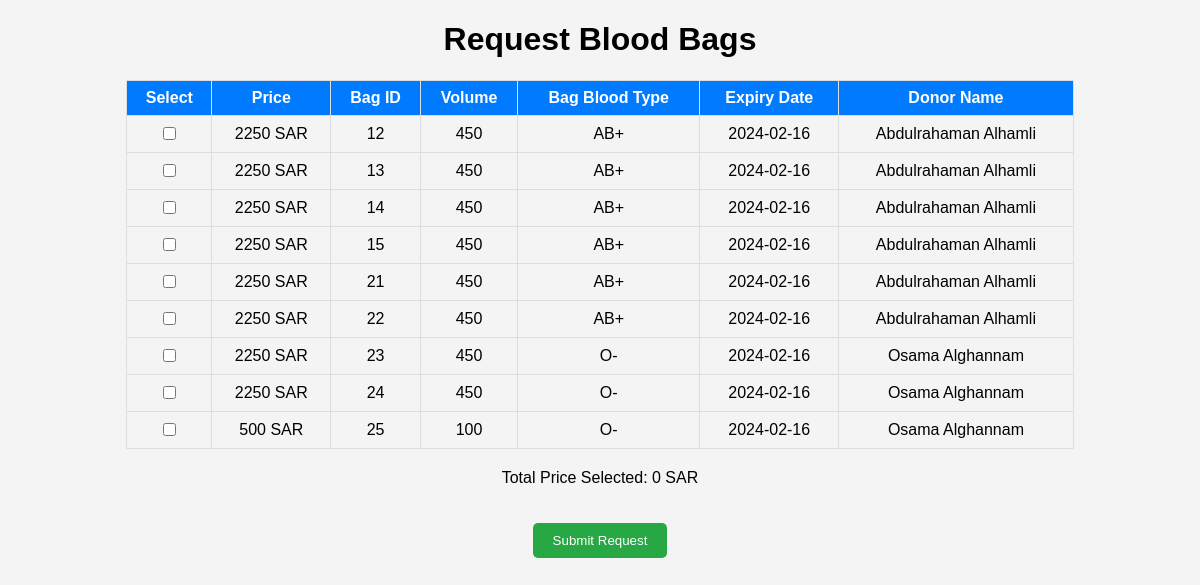
The page /request_blood (signed in) on the database its author committed.
### tables this page shows
CREATE TABLE "Blood_Bag" (
	"Blood_Bag_ID"	INTEGER,
	"Volume"	INTEGER,
	"Blood_Type_ID"	INTEGER,
	"Expiry_Date"	TEXT,
	"Donor_ID"	INTEGER,
	"Is_Valid"	INTEGER CHECK("Is_Valid" IN (0, 1)),
	"Pending_By"	TEXT DEFAULT NULL,
	PRIMARY KEY("Blood_Bag_ID"),
	FOREIGN KEY("Donor_ID") REFERENCES "User"("SSN")
);

CREATE TABLE "Blood_Type" (
	"Blood_Type_ID"	INTEGER,
	"Type"	TEXT,
	PRIMARY KEY("Blood_Type_ID")
);

CREATE TABLE "User" (
	"SSN"	INTEGER,
	"Name"	TEXT,
	"Email"	TEXT,
	"Password"	TEXT,
	"Address"	TEXT,
	"Medical_History"	TEXT DEFAULT NULL,
	"Contact_Number"	INTEGER,
	"Weight"	REAL,
	"Height"	INTEGER,
	"Date_Of_Birth"	TEXT,
	"Blood_Type"	INTEGER,
	"User_Type"	BLOB DEFAULT 'Patient',
	"Balance"	REAL DEFAULT 0,
	PRIMARY KEY("SSN" AUTOINCREMENT),
	FOREIGN KEY("Blood_Type") REFERENCES "Blood_Type"("Blood_Type_ID")
);

### app.py (the view)
@app.route('/request_blood', methods=['POST', 'GET'])
def request_blood():
    if request.method == 'POST':
        requested_bags = request.form.getlist('requested_bags')
        user_id = session.get('SSN')  # Ensure this is the correct session key for the user's ID
        for bag_id in requested_bags:
            db = get_db()
            db.execute('UPDATE Blood_Bag SET Pending_By = ? WHERE Blood_Bag_ID = ?', (user_id,bag_id,))
            db.commit()
        return redirect(url_for('patient_dashboard'))
    else:
        db = get_db()
        cur = db.execute(f"""SELECT bb.Blood_Bag_ID,
       bb.Volume,
       bt.Type AS Blood_Type_Name,
       bb.Expiry_Date,
       u.Name AS Donor_Name,
       (bb.Volume * 5) AS Price  -- Assuming $50 per unit volume
FROM Blood_Bag bb
JOIN Blood_Type bt ON bb.Blood_Type_ID = bt.Blood_Type_ID
JOIN User u ON bb.Donor_ID = u.SSN
JOIN Blood_Compatibility bc ON bt.Blood_Type_ID = bc.Donor_Type_ID
JOIN (
    SELECT Blood_Type FROM User WHERE SSN = {session.get('SSN')}
) AS user_bt ON bc.Recipient_Type_ID = user_bt.Blood_Type
WHERE bb.Expiry_Date > CURRENT_DATE AND bb.Is_Valid = 1 AND bb.Pending_By IS NULL;
""")
        blood_bags = cur.fetchall()
        return render_template('request_blood.html', blood_bags=blood_bags)

### app.py (called while the page is built)
def get_db():
    db = getattr(g, '_database', None)
    if db is None:
        db = g._database = sqlite3.connect(DATABASE)
    db.row_factory = sqlite3.Row
    return db

### templates/request_blood.html (shortened to what this page needs)
<!DOCTYPE html>
<html>
<head>
</head>
<body>
    <h1>Request Blood Bags</h1>
    <form method="POST" action="{{ url_for('request_blood') }}" onsubmit="return validateForm()">
        <table>
            <thead>
                <tr>
                    <th>Select</th>
                    <th>Price</th>
                    <th>Bag ID</th>
                    <th>Volume</th>
                    <th>Bag Blood Type</th>
                    <th>Expiry Date</th>
                    <th>Donor Name</th>
                </tr>
            </thead>
            <tbody>
                {% for bag in blood_bags %}
                <tr>
                    <td><input type="checkbox" name="requested_bags" value="{{ bag.Blood_Bag_ID }}"></td>
                    <td>{{ bag.Price }} SAR</td>
                    <td>{{ bag.Blood_Bag_ID }}</td>
                    <td>{{ bag.Volume }}</td>
                    <td>{{ bag.Blood_Type_Name}}</td>
                    <td>{{ bag.Expiry_Date}}</td>
                    <td>{{ bag.Donor_Name}}</td>
                </tr>
                {% endfor %}
            </tbody>
        </table>
        <p>Total Price Selected: <span id="total-price">0 SAR</span></p>
        <button type="submit" class="submit-button">Submit Request</button>
    </form>
</body>
</html>

### templates/request_blood.html (style rules this page uses)
body { font-family: Arial, sans-serif; background-color: #f4f4f4; text-align: center; }
table { width: 80%; margin: 20px auto; border-collapse: collapse; }
th, td { border: 1px solid #ddd; padding: 8px; }
th { background-color: #007bff; color: white; }
.submit-button { margin-top: 20px; padding: 10px 20px; background-color: #28a745; color: white; border: none; border-radius: 5px; cursor: pointer; }

### rows shown on the page
Blood_Bag: Price "2250", Blood_Bag_ID "12", Volume "450", Blood_Type_Name "AB+", Expiry_Date "2024-02-16", Donor_Name "Abdulrahaman Alhamli"
Blood_Bag: Price "2250", Blood_Bag_ID "13", Volume "450", Blood_Type_Name "AB+", Expiry_Date "2024-02-16", Donor_Name "Abdulrahaman Alhamli"
Blood_Bag: Price "2250", Blood_Bag_ID "14", Volume "450", Blood_Type_Name "AB+", Expiry_Date "2024-02-16", Donor_Name "Abdulrahaman Alhamli"
Blood_Bag: Price "2250", Blood_Bag_ID "15", Volume "450", Blood_Type_Name "AB+", Expiry_Date "2024-02-16", Donor_Name "Abdulrahaman Alhamli"
Blood_Bag: Price "2250", Blood_Bag_ID "21", Volume "450", Blood_Type_Name "AB+", Expiry_Date "2024-02-16", Donor_Name "Abdulrahaman Alhamli"
Blood_Bag: Price "2250", Blood_Bag_ID "22", Volume "450", Blood_Type_Name "AB+", Expiry_Date "2024-02-16", Donor_Name "Abdulrahaman Alhamli"
Blood_Bag: Price "2250", Blood_Bag_ID "23", Volume "450", Blood_Type_Name "O-", Expiry_Date "2024-02-16", Donor_Name "Osama Alghannam"
Blood_Bag: Price "2250", Blood_Bag_ID "24", Volume "450", Blood_Type_Name "O-", Expiry_Date "2024-02-16", Donor_Name "Osama Alghannam"
Blood_Bag: Price "500", Blood_Bag_ID "25", Volume "100", Blood_Type_Name "O-", Expiry_Date "2024-02-16", Donor_Name "Osama Alghannam"
